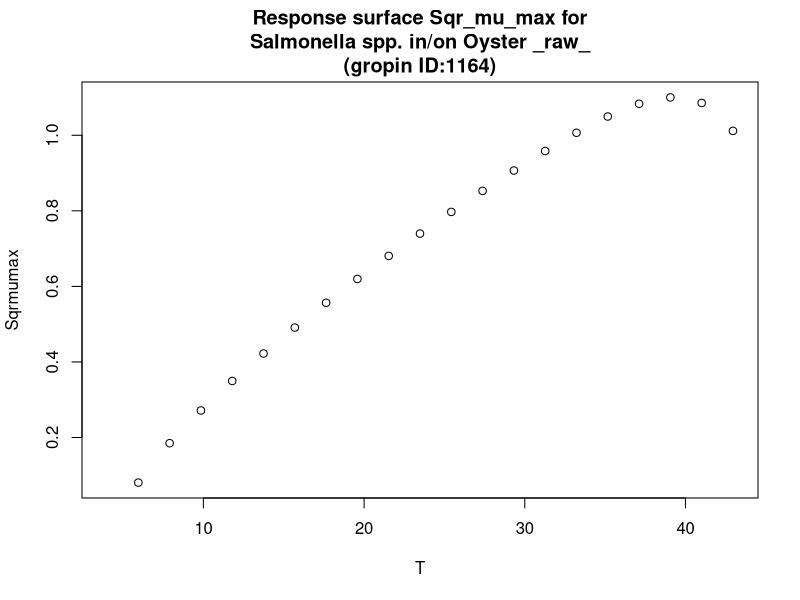

R code for this plot:
#############################
# start of Parameter script
#############################
T <- seq(4.004,42.957042957043,length.out=21)
#############################
# end of Parameter script
#############################
############################# 
# start of Model script Gropin ID 1164 
#############################
 
# constant coefficients for this model
 
variables <- data.frame(T)
argumentsPar <- unique.data.frame(expand.grid(variables))
 
# heart of the model
response_surface <- function(T) {
   mumax <-0.083*((T-4.99)^0.75)*(1-exp(0.313*(T-48.05)))

	return(mumax=mumax)
} 

# output parameters
responseSurface <- cbind(argumentsPar,response_surface(argumentsPar['T']))
colnames(responseSurface) <- c(colnames(argumentsPar),'Sqrmumax')
#############################
# End of Model script
#############################
############################# 
# start of Visualisation script Gropin ID 1164 
#############################
titleText <-'Response surface Sqr_mu_max for
Salmonella spp. in/on Oyster _raw_
(gropin ID:1164)'
plot(T,responseSurface$'Sqrmumax',xlab='T',
                          ylab='Sqrmumax',main=titleText)
#############################
# End of Visualisation script
#############################
